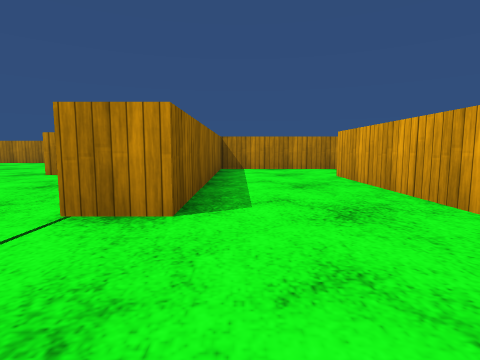
view 1 (above)

18 first-person views from a walk through a Unity game level. The camera is 0.59 m above the floor, tilts 6° down and sees 80° across. The floor is counted in squares, 1 m on a side. Each view is taken from the middle of a square. On the plan, view 1 faces up. The plan holds only what a view shows up to about 9 squares ahead; the rest is blank. The place goes on beyond the plan. Surface patterns are stand-ins for the level's own textures.

view 2
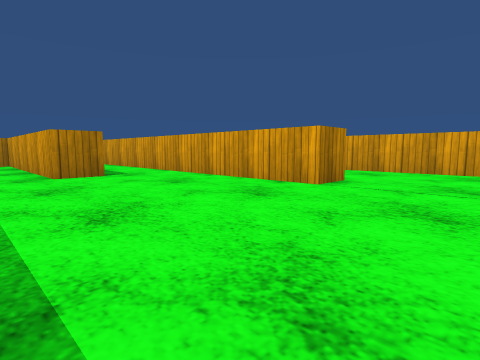

view 3
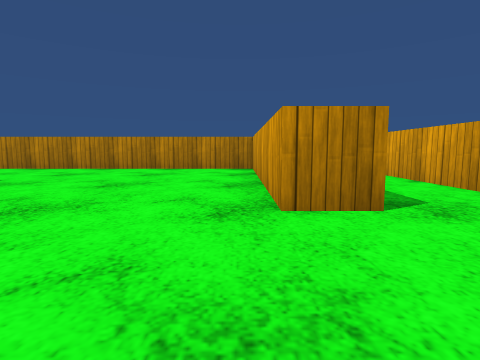

view 4
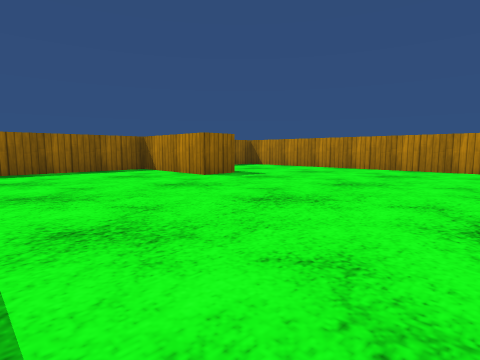

view 5
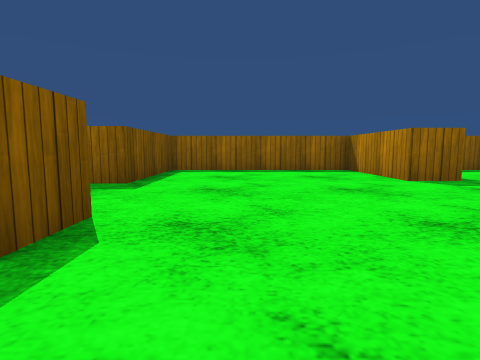

view 6
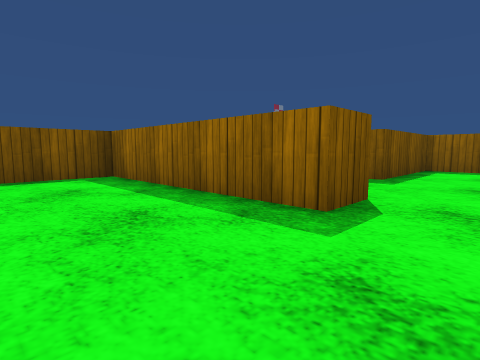

view 7
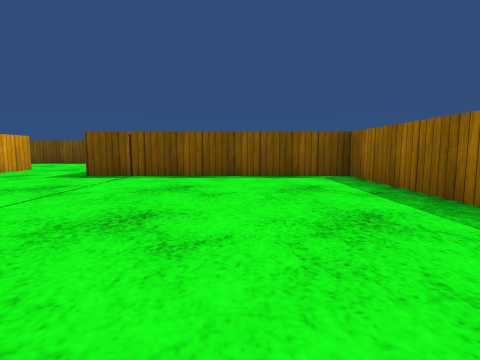

view 8
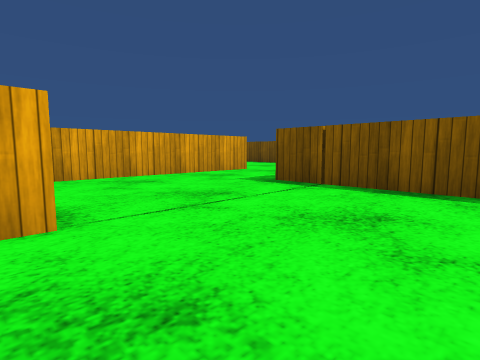

view 9
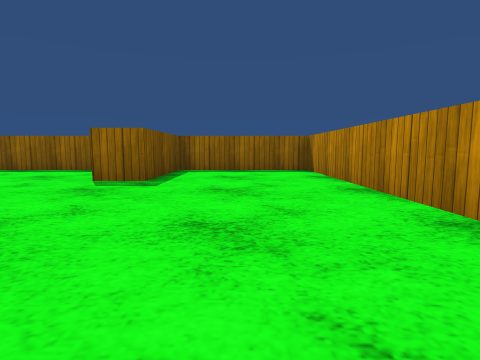

view 10
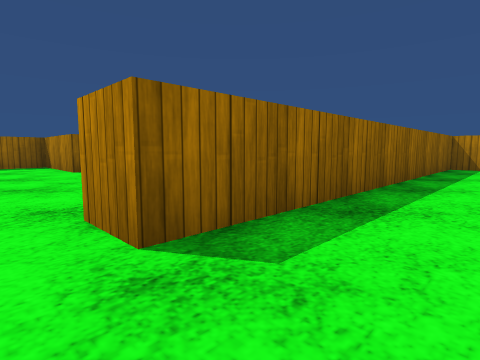

view 11
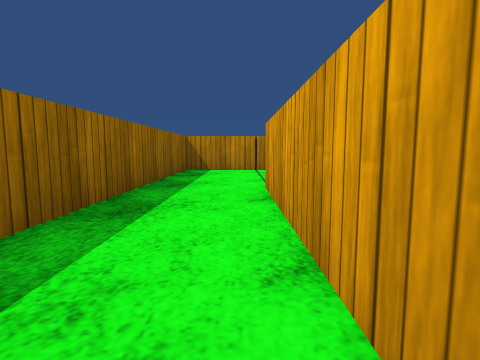

view 12
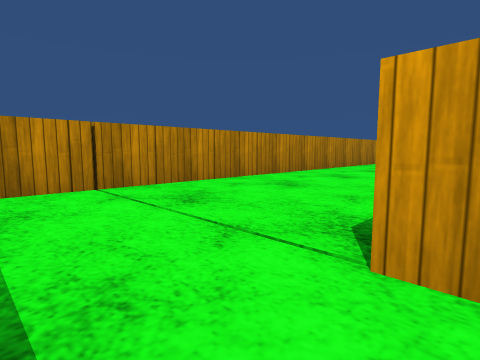

view 13
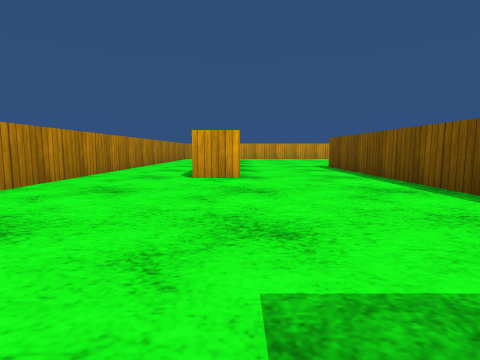

view 14
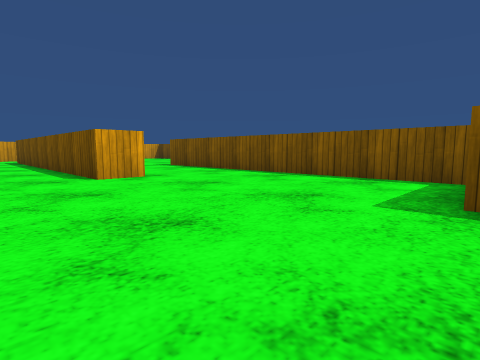

view 15
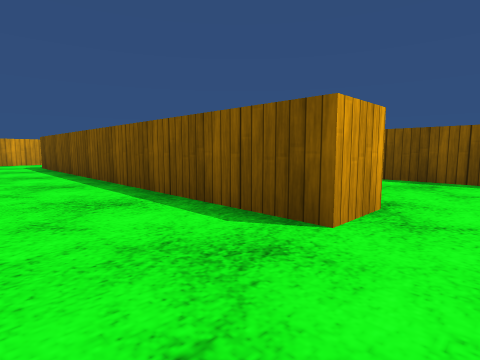

view 16
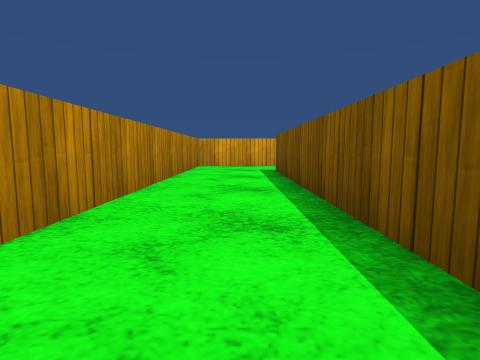

view 17
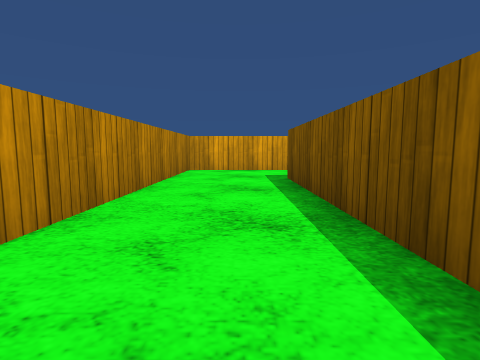

view 18
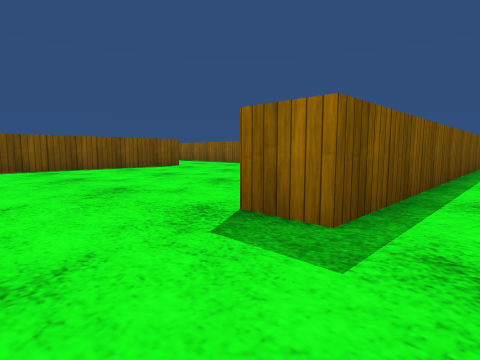

### Floor plan
Points are (right, up) in squares from view 1. A wall is a line through its corners. A room is listed if a view was taken in it or the views show most of it. See-through windows are left out.
Room 1 (views 1, 2, 3, 4, 5, 6, 7, 8, 9)
walls: (-7.6, 3.7) (-6.5, 3.7) (-6.5, -1.5) (-0.5, -1.5); (-3.6, 6.7) (-4.6, 6.7) (-4.6, 13) (-13.4, 13) (-13.4, 11.9); (-13.4, 4.1) (-13.4, 3) (-10, 3) (-10, 2.2); (1.6, 8.9) (-0.6, 8.9) (-0.6, 2.5) (-1.6, 2.5) (-1.6, 5.5); (-13.4, 10) (-13.4, 9.2) (-10.4, 9.2) (-10.4, 8.2) (-13.4, 8.2) (-13.4, 6.9); (2.2, -1.5) (2.2, 6.5)
ways out: opening at (-2.5, 6.5) to room 2; opening at (-8.5, 2.5); opening at (0.5, -2.5); opening at (2.5, 7.5)
Room 2 (views 10, 11, 12, 13, 14, 15, 16, 17, 18)
walls: (5, 12.9) (5, 14) (15, 14); (8.1, 16.5) (-3.6, 16.5) (-3.6, 6.7); (-0.4, 9.9) (3.6, 9.9); (-1.6, 5.5) (-1.6, 12.5); (17.5, 14.5) (17.5, 16.5) (8.8, 16.5)
ways out: opening at (-2.5, 6.5) to room 1; opening at (4, 11.5); opening at (16.5, 13.5)

Positions as (right, up) in squares from view 1, and headings:
1: (0, 0), facing up
2: (-6, 0), facing up-right
3: (-5, 4), facing up
4: (-5, 4), facing up-left
5: (-5, 5), facing left
6: (-4, 5), facing down-left
7: (-4, 5), facing down
8: (-4, 3), facing down-right
9: (-5, 11), facing left
10: (-2, 6), facing up-left
11: (-2, 8), facing up
12: (-3, 12), facing up-right
13: (-1, 13), facing right
14: (-1, 16), facing down-right
15: (4, 16), facing down-right
16: (7, 15), facing right
17: (9, 15), facing right
18: (17, 15), facing down-left
